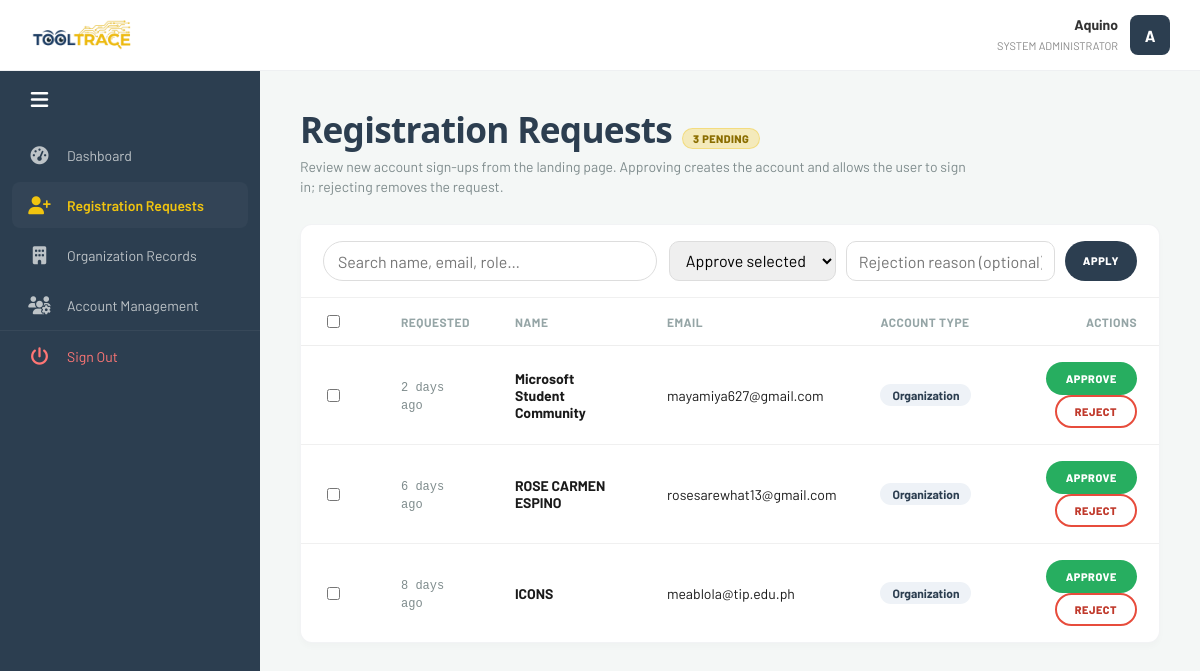
/registration_requests.php (signed in), run on the app's committed database.
### tables this page shows
CREATE TABLE `registration_requests` (
  `request_id` varchar(32) NOT NULL,
  `org_name` varchar(100) NOT NULL,
  `org_email` varchar(100) NOT NULL,
  `password_hash` varchar(255) NOT NULL,
  `account_role` enum('admin','staff','organization') NOT NULL DEFAULT 'organization',
  `status` enum('pending','approved','rejected') DEFAULT 'pending',
  `requested_at` datetime DEFAULT current_timestamp(),
  `account_id` varchar(32) DEFAULT NULL,
  `account_num_id` int(10) UNSIGNED DEFAULT NULL
);

### includes/config.php (called while the page is built, shortened)
<?php
function db(): PDO {
    static $pdo = null;
    if ($pdo === null) {
        try {
            $mysqlUrl = getenv('MYSQL_URL');
            if ($mysqlUrl) {
                $pdo = new PDO($mysqlUrl, [
                    PDO::ATTR_ERRMODE            => PDO::ERRMODE_EXCEPTION,
                    PDO::ATTR_DEFAULT_FETCH_MODE => PDO::FETCH_ASSOC,
                    PDO::ATTR_EMULATE_PREPARES   => false,
                ]);
            } else {
                $dsn = 'mysql:host=' . DB_HOST . ';dbname=' . DB_NAME . ';charset=' . DB_CHARSET;
                $pdo = new PDO($dsn, DB_USER, DB_PASS, [
                    PDO::ATTR_ERRMODE            => PDO::ERRMODE_EXCEPTION,
                    PDO::ATTR_DEFAULT_FETCH_MODE => PDO::FETCH_ASSOC,
                    PDO::ATTR_EMULATE_PREPARES   => false,
                ]);
            }
        } catch (PDOException $e) {
            die('Database connection failed: ' . $e->getMessage());
        }
    }
    return $pdo;
}
?>

### includes/registration_requests_store.php (called while the page is built, shortened)
<?php
function tooltrace_registration_requests_pending(): array
{
    $stmt = db()->query("SELECT * FROM registration_requests WHERE status = 'pending' ORDER BY requested_at DESC");
    return $stmt->fetchAll();
}
function tooltrace_account_role_label(string $role): string
{
    return match ($role) {
        'admin'  => 'Administrator',
        'staff'  => 'Maintenance Staff',
        default  => 'Organization',
    };
}

### registration_requests.php (the view, shortened to what this page needs)
<?php
require_once __DIR__ . '/includes/registration_requests_store.php';
$pending = tooltrace_registration_requests_pending();
?>
<!DOCTYPE html>
<html lang="en">
<head>
    <link rel="stylesheet" href="assets/css/tooltrace-org-theme.css">
</head>
<body class="tt-app-shell">
    <?php include 'navbar.php'; ?>
    <div class="main-wrapper">
        <header class="tt-page-header">
            <div class="tt-title-row">
                <h1 class="tt-page-title">Registration <span class="tt-accent">Requests</span></h1>
                <span class="tt-badge tt-badge-warn" title="Pending requests"><?php echo (int) count($pending); ?> pending</span>
            </div>
            <p class="tt-page-lead">Review new account sign-ups from the landing page. Approving creates the account and allows the user to sign in; rejecting removes the request.</p>
        </header>
        <div class="tt-panel tt-panel-flush">
            <?php if (count($pending) === 0): ?>
                <div class="tt-empty">
                    <strong>No pending registrations</strong>
                    New sign-ups will appear here for you to approve or reject.
                </div>
            <?php else: ?>
                <div class="tt-toolbar">
                    <div class="tt-search">
                        <input id="ttRegSearch" type="text" placeholder="Search name, email, role…" autocomplete="off">
                    </div>
                    <div class="tt-actions">
                        <select id="ttBulkAction">
                            <option value="approve">Approve selected</option>
                        </select>
                        <input id="ttRejectReason" type="text" placeholder="Rejection reason (optional)">
                        <button id="ttApplyBulk" type="button" class="tt-btn tt-btn-dark">Apply</button>
                    </div>
                </div>
                <div class="tt-table-wrap tt-table-padded">
                    <table>
                        <thead>
                            <tr>
                                <th style="width:34px;"><input id="ttCheckAll" type="checkbox" aria-label="Select all"></th>
                                <th class="tt-sortable" data-sort="requested" aria-sort="none">Requested</th>
                                <th class="tt-sortable" data-sort="name" aria-sort="none">Name</th>
                                <th class="tt-sortable" data-sort="email" aria-sort="none">Email</th>
                                <th class="tt-sortable" data-sort="role" aria-sort="none">Account type</th>
                                <th>Actions</th>
                            </tr>
                        </thead>
                        <tbody id="ttRegBody">
                            <?php foreach ($pending as $row): ?>
                                <?php
                                $rid = htmlspecialchars((string) ($row['request_id'] ?? ($row['id'] ?? '')), ENT_QUOTES, 'UTF-8');
                                $nameRaw = (string) ($row['org_name'] ?? '');
                                $emailRaw = (string) ($row['org_email'] ?? '');
                                $name = htmlspecialchars($nameRaw, ENT_QUOTES, 'UTF-8');
                                $email = htmlspecialchars($emailRaw, ENT_QUOTES, 'UTF-8');
                                $roleKey = (string) ($row['account_role'] ?? 'organization');
                                $roleLabel = htmlspecialchars(tooltrace_account_role_label($roleKey), ENT_QUOTES, 'UTF-8');
                                $at = $row['requested_at'] ?? '';
                                $ts = $at !== '' ? strtotime((string) $at) : 0;
                                $iso = $ts > 0 ? date('c', $ts) : '';
                                $dateStr = $ts > 0 ? date('M j, Y g:i A', $ts) : '—';
                                ?>
                                <tr class="tt-reg-row" data-requested="<?php echo (int) $ts; ?>" data-name="<?php echo htmlspecialchars(strtolower($nameRaw), ENT_QUOTES, 'UTF-8'); ?>" data-email="<?php echo htmlspecialchars(strtolower($emailRaw), ENT_QUOTES, 'UTF-8'); ?>" data-role="<?php echo htmlspecialchars(strtolower($roleKey), ENT_QUOTES, 'UTF-8'); ?>">
                                    <td><input class="tt-row-check" type="checkbox" value="<?php echo $rid; ?>" aria-label="Select"></td>
                                    <td>
                                        <span class="tt-mono tt-rel-time" data-iso="<?php echo htmlspecialchars($iso, ENT_QUOTES, 'UTF-8'); ?>" title="<?php echo htmlspecialchars($dateStr, ENT_QUOTES, 'UTF-8'); ?>">
                                        </span>
                                    </td>
                                    <td><strong><?php echo $name; ?></strong></td>
                                    <td><?php echo $email; ?></td>
                                    <td><span class="tt-pill"><?php echo $roleLabel; ?></span></td>
                                    <td>
                                        <form class="tt-inline-form" method="post" data-confirm="approve">
                                            <button type="submit" class="tt-btn tt-btn-approve">Approve</button>
                                        </form>
                                        <form class="tt-inline-form" method="post" data-confirm="reject">
                                            <button type="submit" class="tt-btn tt-btn-reject">Reject</button>
                                        </form>
                                    </td>
                                </tr>
                            <?php endforeach; ?>
                        </tbody>
                    </table>
                </div>
            <?php endif; ?>
        </div>
    </div>
</body>
</html>

### assets/css/tooltrace-org-theme.css (style rules this page uses)
:root { --tt-primary: #2c3e50; --tt-accent: #f1c40f; --tt-bg: #f4f7f6; --tt-text: #1a1a1a; --tt-muted: #7f8c8d; --tt-white: #ffffff; --tt-radius: 12px; --tt-shadow: 0 4px 6px rgba(0, 0, 0, 0.02); --tt-shadow-hover: 0 8px 24px rgba(44, 62, 80, 0.08); --tt-border: rgba(44, 62, 80, 0.06); }
body.tt-app-shell { font-family: 'Barlow', 'Segoe UI', system-ui, sans-serif; background-color: var(--tt-bg); color: var(--tt-text); margin: 0; }
body.tt-app-shell .main-wrapper { margin-left: 260px; margin-top: 70px; padding: 40px; box-sizing: border-box; transition: margin-left 0.3s ease; }
.tt-page-header { margin-bottom: 28px; }
.tt-page-title { font-family: 'Bebas Neue', 'Impact', sans-serif; font-size: clamp(2rem, 4.5vw, 2.75rem); letter-spacing: 1px; font-weight: 400; margin: 0 0 10px 0; color: var(--tt-primary); line-height: 1.1; }
.tt-page-title .tt-accent { color: var(--tt-accent); }
.tt-page-lead { margin: 0; font-size: 15px; color: var(--tt-muted); line-height: 1.55; max-width: 42rem; }
.tt-panel { background: var(--tt-white); padding: 26px 28px; border-radius: var(--tt-radius); box-shadow: var(--tt-shadow); border: 1px solid var(--tt-border); }
.tt-panel-flush { padding: 0; overflow: hidden; }
.tt-table-wrap { width: 100%; }
.tt-table-wrap table { width: 100%; border-collapse: collapse; }
.tt-table-wrap th { text-align: left; color: #95a5a6; font-size: 12px; text-transform: uppercase; letter-spacing: 0.04em; padding: 14px 16px 14px 0; border-bottom: 1px solid #eee; font-weight: 700; }
.tt-table-wrap td { padding: 16px 16px 16px 0; border-bottom: 1px solid #f0f0f0; font-size: 14px; vertical-align: middle; }
.tt-table-wrap tr:last-child td { border-bottom: none; }
.tt-table-wrap th:first-child, .tt-table-wrap td:first-child { padding-left: 0; }
.tt-table-wrap.tt-table-padded th, .tt-table-wrap.tt-table-padded td { padding-left: 22px; padding-right: 22px; }
.tt-table-wrap.tt-table-padded th:first-child, .tt-table-wrap.tt-table-padded td:first-child { padding-left: 22px; }
.tt-mono { font-family: ui-monospace, 'Cascadia Code', monospace; font-size: 12px; color: var(--tt-muted); }
.tt-pill { display: inline-block; background: #eef2f7; color: var(--tt-primary); padding: 4px 12px; border-radius: 999px; font-size: 12px; font-weight: 700; }
.tt-btn { border: none; padding: 10px 20px; border-radius: 999px; font-weight: 800; font-size: 11px; cursor: pointer; text-transform: uppercase; letter-spacing: 0.05em; font-family: inherit; }
.tt-btn-approve { background: #27ae60; color: #fff; }
.tt-btn-reject { background: var(--tt-white); color: #c0392b; border: 2px solid #e74c3c; padding: 8px 18px; }
.tt-btn-dark { background: var(--tt-primary); color: #fff; }
form.tt-inline-form { display: inline; }

### registration_requests.php (style rules this page uses)
.tt-page-title { font-family: 'Segoe UI', system-ui, sans-serif; font-weight: 700; font-size: 2.2rem; margin: 0; line-height: 1.1; color: var(--tt-primary); letter-spacing: -0.02em; }
.tt-page-title .tt-accent { color: var(--tt-primary); }
.tt-page-lead { margin: 8px 0 0 0; color: var(--tt-muted); font-size: 14px; line-height: 1.4; max-width: 42rem; }
.tt-table-wrap th:last-child, .tt-table-wrap td:last-child { text-align: right; }
.tt-table-wrap td:last-child .tt-btn-reject { margin-left: 8px; }
.tt-title-row { display: flex; align-items: baseline; gap: 10px; flex-wrap: wrap; }
.tt-badge { display: inline-flex; align-items: center; padding: 3px 10px; border-radius: 999px; font-weight: 800; font-size: 11px; letter-spacing: 0.04em; text-transform: uppercase; }
.tt-badge-warn { background: rgba(241, 196, 15, 0.25); color: #8a6d00; border: 1px solid rgba(241, 196, 15, 0.35); }
.tt-toolbar { display: flex; gap: 12px; align-items: center; justify-content: space-between; flex-wrap: wrap; padding: 16px 22px; border-bottom: 1px solid #f0f0f0; }
.tt-search { flex: 1; min-width: 220px; display: flex; }
.tt-search input { width: 100%; height: 40px; line-height: 40px; padding: 0 14px; border: 1px solid #ddd; border-radius: 999px; font: inherit; box-sizing: border-box; }
.tt-actions { display: flex; align-items: center; gap: 10px; flex-wrap: wrap; }
.tt-actions select, .tt-actions input[type="text"] { height: 40px; line-height: 40px; padding: 0 12px; border: 1px solid #ddd; border-radius: 10px; font: inherit; box-sizing: border-box; }
.tt-actions button { height: 40px; line-height: 40px; padding: 0 18px; }
.tt-sortable { cursor: pointer; user-select: none; }

### data on the page
registration_requests: org_name "Microsoft Student Community", org_email "mayamiya627@gmail.com", account_role "Organization"
registration_requests: org_name "ROSE CARMEN ESPINO", org_email "rosesarewhat13@gmail.com", account_role "Organization"
registration_requests: org_name "ICONS", org_email "meablola@tip.edu.ph", account_role "Organization"

### other printed values
$user_name "Aquino"
$user_subtitle "SYSTEM ADMINISTRATOR"
$initials "A"
$item['label'] "Dashboard"
$item['label'] "Registration Requests"
$item['label'] "Organization Records"
$item['label'] "Account Management"
count($pending) "3"
